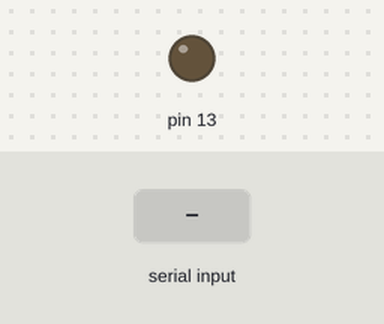
This sketch was run on a simulated Arduino Uno, built with avr-gcc and run on an emulated ATmega328P. On the bench: output pins drawn as LEDs (lit = HIGH). The test bench sets the inputs (shaded band).

Above: at 1.2 s.
1.3 s: "1" received over Serial
At 2.4 s:
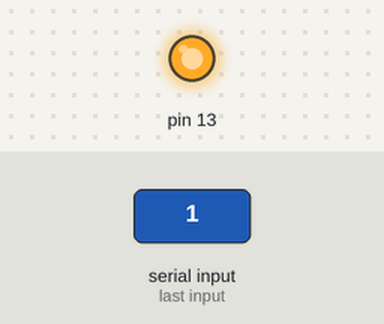
2.8 s: "0" received over Serial
At 3.6 s:
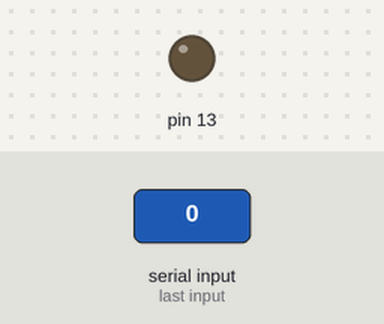
Timing chart, 0 to 5.8 s (numbered marks = the images above; inputs shaded):
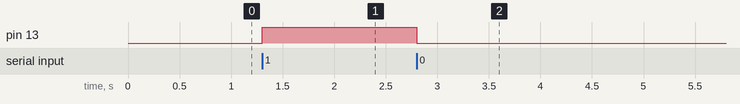

Measured:
- after the input at 1.3 s, pin 13: LOW → HIGH at once
- after the input at 2.8 s, pin 13: HIGH → LOW at once

The sketch:

arduinobt.ino
```cpp
void setup()
{
  Serial.begin(9600);
  pinMode(13,OUTPUT);
      digitalWrite(13,LOW);

 }

void loop() {
  while(Serial.available())
  {
    char dato=Serial.read();
    if(dato=='1')
    {
      digitalWrite(13,HIGH);
      }
    else
    {
      digitalWrite(13,LOW);
    }
    }

}
```
